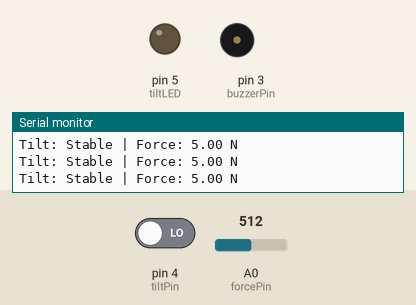
Recording of a sketch running on a simulated Arduino Uno, built with avr-gcc and run on an emulated ATmega328P. Parts: output pins drawn as LEDs (lit = HIGH), buzzer (waves = sounding, pin HIGH), the last lines printed to the serial monitor. The inputs (shaded band) are chosen by the test bench; at power-on: pin 4 (tiltPin) LOW, A0 (forcePin) = 512.

Above: at 1.2 s.
1.3 s: pin 4 (tiltPin) driven HIGH
At 2.4 s:
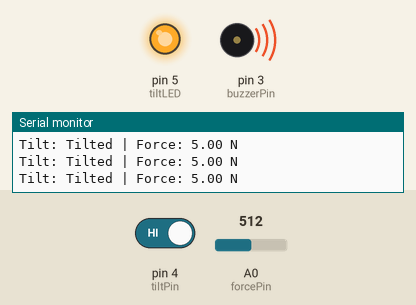
2.9 s: pin 4 (tiltPin) driven LOW
At 3.8 s:
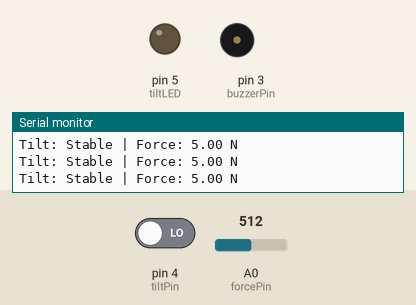
4.5 s: A0 (forcePin) set to 600
6.0 s: A0 (forcePin) set to 627
At 6.5 s:
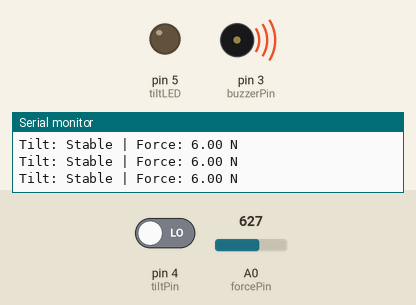
7.5 s: A0 (forcePin) set to 511
At 7.9 s:
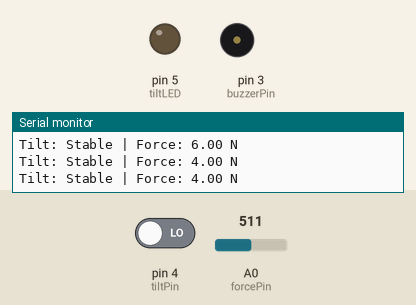
Timing chart, 0 to 10.1 s (numbered marks = the images above; inputs shaded):
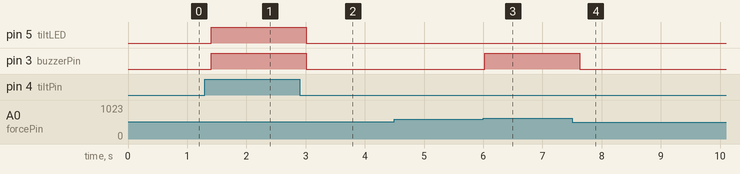

The sketch:

Project_3_Stability_circuit_using_Force_and_Tilt_sensors.ino
```cpp
int tiltPin = 4;
int forcePin = A0; //Initialising variables according to their pin numbers
int buzzerPin = 3;
int tiltLED=5;

void setup() {
  pinMode(tiltPin, INPUT);
  pinMode(forcePin, INPUT);
  pinMode(buzzerPin, OUTPUT);
  pinMode(tiltLED,OUTPUT);
  Serial.begin(9600);
}

void loop() {
  int tiltState = digitalRead(tiltPin);
  int forceVal = analogRead(forcePin);

  float forceN = map(forceVal, 0, 1023, 0, 10); // linear mapping for simplicity

  Serial.print("Tilt: ");
  if(tiltState==HIGH)
    Serial.print("Tilted");
  else
    Serial.print("Stable");
  Serial.print(" | Force: ");
  Serial.print(forceN);
  Serial.println(" N");

  if (forceN >= 6.0 || tiltState==HIGH) //If applied force is more than 9 or tiltstate is high buzzer buzzes on
  {
    digitalWrite(buzzerPin, HIGH);
  } else {
    digitalWrite(buzzerPin, LOW);
  }

  if(tiltState==HIGH){
    digitalWrite(tiltLED,HIGH);
  }
  else{
    digitalWrite(tiltLED,LOW);
  }
  delay(200);
}
```

Measured:
- the behaviour switches between 613 and 614 on A0 (forcePin) (found by bisection; images 2 and 3)
- after the input at 1.3 s, pin 5 (tiltLED), pin 3 (buzzerPin): LOW → HIGH after 0.11 s
- after the input at 2.9 s, pin 5 (tiltLED), pin 3 (buzzerPin): HIGH → LOW after 0.11 s
- after the input at 6.0 s, pin 3 (buzzerPin): LOW → HIGH at once
- after the input at 7.5 s, pin 3 (buzzerPin): HIGH → LOW after 0.13 s
